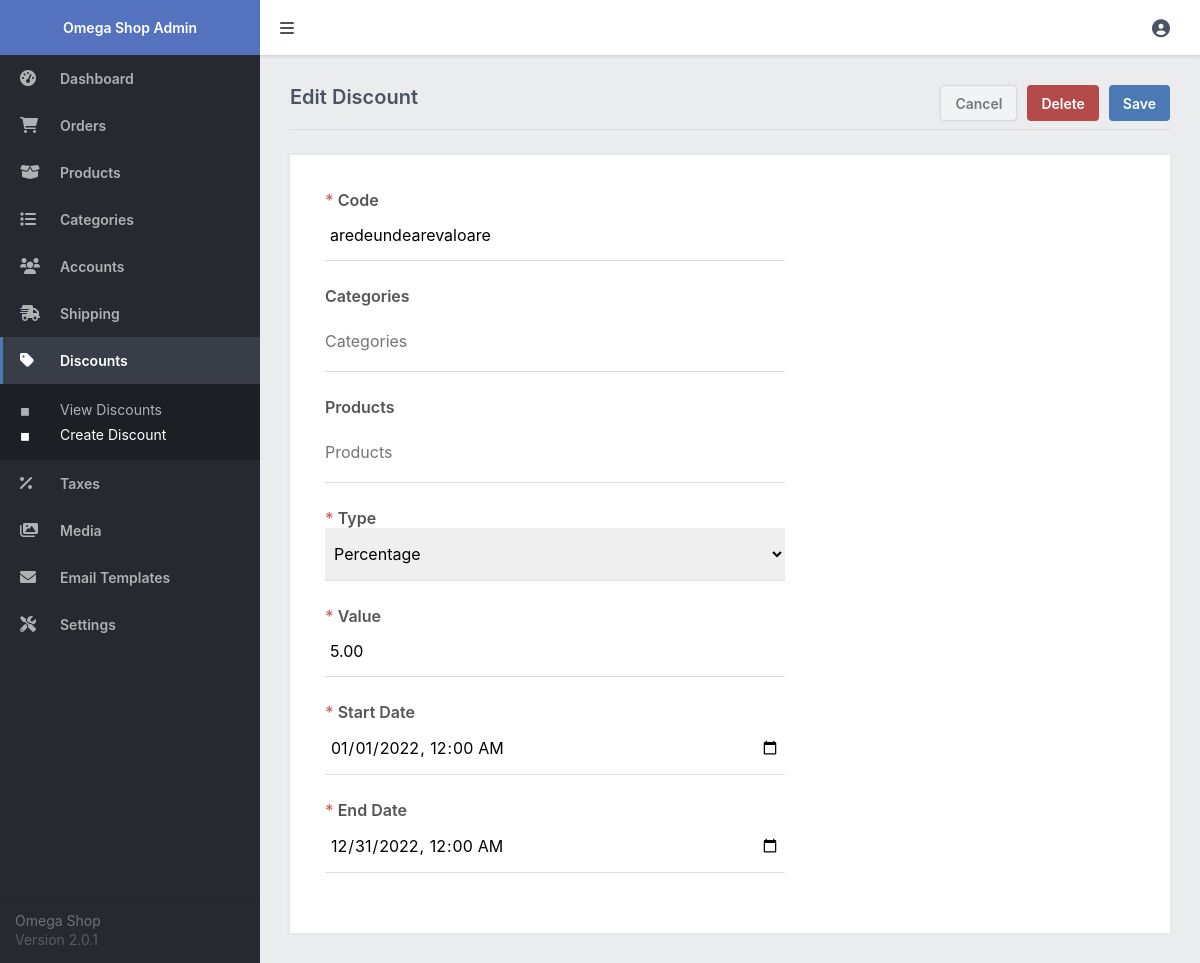
Screenshot of /admin/index.php?page=discount&id=1 (signed in) with the database file from the repository.
### tables this page shows
CREATE TABLE `discounts` (
  `id` int(11) NOT NULL,
  `category_ids` varchar(50) NOT NULL,
  `product_ids` varchar(50) NOT NULL,
  `discount_code` varchar(50) NOT NULL,
  `discount_type` enum('Percentage','Fixed') NOT NULL,
  `discount_value` decimal(7,2) NOT NULL,
  `start_date` datetime NOT NULL,
  `end_date` datetime NOT NULL
);

### admin/index.php (called while the page is built, shortened)
<?php
include '../functions.php';
$page = isset($_GET['page']) && file_exists($_GET['page'] . '.php') ? $_GET['page'] : 'dashboard';
include $page . '.php';
?>

### admin/discount.php (the view, shortened to what this page needs)
<?php
$discount = [
    'category_ids' => '',
    'product_ids' => '',
    'discount_code' => '',
    'discount_type' => 'Percentage',
    'discount_value' => 0,
    'start_date' => date('Y-m-d\TH:i'),
    'end_date' => date('Y-m-d\TH:i', strtotime('+1 month', strtotime(date('Y-m-d\TH:i')))),
    'categories' => [],
    'products' => []
];
$types = ['Percentage', 'Fixed'];
if (isset($_GET['id'])) {
    $page = 'Edit';
    $stmt = $pdo->prepare('SELECT * FROM discounts WHERE id = ?');
    $stmt->execute([ $_GET['id'] ]);
    $discount = $stmt->fetch(PDO::FETCH_ASSOC);
    $stmt = $pdo->prepare('SELECT c.name, c.id FROM discounts d JOIN categories c ON FIND_IN_SET(c.id, d.category_ids) WHERE d.id = ?');
    $stmt->execute([ $_GET['id'] ]);
    $discount['categories'] = $stmt->fetchAll(PDO::FETCH_ASSOC);
    $stmt = $pdo->prepare('SELECT p.name, p.id FROM discounts d JOIN products p ON FIND_IN_SET(p.id, d.product_ids) WHERE d.id = ?');
    $stmt->execute([ $_GET['id'] ]);
    $discount['products'] = $stmt->fetchAll(PDO::FETCH_ASSOC);
}
?>
<?=template_admin_header($page . ' Discount', 'discounts', 'manage')?>
<form action="" method="post">
    <div class="content-title responsive-flex-wrap responsive-pad-bot-3">
        <h2 class="responsive-width-100"><?=$page?> Discount</h2>
        <a href="index.php?page=discounts" class="btn alt mar-right-2">Cancel</a>
        <?php if ($page == 'Edit'): ?>
        <input type="submit" name="delete" value="Delete" class="btn red mar-right-2" onclick="return confirm('Are you sure you want to delete this discount?')">
        <?php endif; ?>
        <input type="submit" name="submit" value="Save" class="btn">
    </div>
    <div class="content-block">
        <div class="form responsive-width-100">
            <label for="code"><i class="required">*</i> Code</label>
            <input id="code" type="text" name="discount_code" placeholder="Code" value="<?=$discount['discount_code']?>" required>
            <label for="categories">Categories</label>
            <div class="multiselect" data-name="categories[]">
                <input type="text" class="search" id="categories" placeholder="Categories">
            </div>
            <label for="products">Products</label>
            <div class="multiselect" data-name="products[]">
                <input type="text" class="search" id="products" placeholder="Products">
            </div>
            <label for="type"><i class="required">*</i> Type</label>
            <select id="type" name="discount_type">
                <?php foreach ($types as $type): ?>
                <option value="<?=$type?>"<?=$discount['discount_type']==$type?' selected':''?>><?=$type?></option>
                <?php endforeach; ?>
            </select>
            <label for="discount_value"><i class="required">*</i> Value</label>
            <input id="discount_value" type="number" name="discount_value" placeholder="Value" min="0" step=".01" value="<?=$discount['discount_value']?>" required>
            <label for="start_date"><i class="required">*</i> Start Date</label>
            <input id="start_date" type="datetime-local" name="start_date" placeholder="Start Date" value="<?=date('Y-m-d\TH:i', strtotime($discount['start_date']))?>" required>
            <label for="end_date"><i class="required">*</i> End Date</label>
            <input id="end_date" type="datetime-local" name="end_date" placeholder="End Date" value="<?=date('Y-m-d\TH:i', strtotime($discount['end_date']))?>" required>
        </div>
    </div>
</form>
<?=template_admin_footer()?>

### admin/admin.css (style rules this page uses)
* { box-sizing: border-box; font-family: -apple-system, BlinkMacSystemFont, "segoe ui", roboto, oxygen, ubuntu, cantarell, "fira sans", "droid sans", "helvetica neue", Arial, sans-serif; font-size: 16px; }
html { height: 100%; }
body { position: relative; min-height: 100%; color: #555555; background-color: #ebeced; margin: 0; }
h1, h2, h3, h4, h5 { color: #4a5361; margin: 0; padding: 0; }
main h2 { font-size: 20px; padding-bottom: 20px; font-weight: 600; }
main .content-title { border-bottom: 1px solid #dbdddf; display: flex; }
main .content-title h2 { flex: 1; }
main .content-title .btn { height: 36px; }
main .content-block { background-color: #fff; margin-top: 25px; padding: 15px; box-shadow: 0px 0px 5px 1px rgba(0, 0, 0, 0.03); overflow: hidden; }
main .form { display: flex; flex-flow: column; width: 500px; padding: 20px; }
main .form input[type="text"], main .form input[type="password"], main .form input[type="datetime-local"], main .form input[type="email"], main .form input[type="number"], main .form textarea, main .form select { width: 100%; padding: 15px 5px; margin-bottom: 25px; border: 0; border-bottom: 1px solid #dedfe1; }
main .form label { display: block; font-weight: 600; }
main .form label .required { font-style: normal; color: #e26060; }
main .form .multiselect { position: relative; display: flex; flex-flow: wrap; border-bottom: 1px solid #dedfe1; padding-bottom: 10px; margin: 15px 0 25px 0; margin-bottom: 25px; }
main .form .multiselect input { height: 40px; width: 80px; flex-grow: 1; padding: 0; margin: 0; outline: 0; border: 0; }
.btn { display: inline-flex; align-items: center; justify-content: center; text-decoration: none; appearance: none; cursor: pointer; border: 0; background: #4a79b4; color: #ffffff; padding: 0 14px; font-size: 14px; font-weight: 600; border-radius: 4px; height: 38px; }
.btn.red { background: #b44a4a; }
.btn.alt { color: #75797e; border: 1px solid #d4dbde; box-shadow: 0px 0px 3px 1px rgba(0, 0, 0, 0.03); background: #f1f3f4; }
.mar-right-2 { margin-right: 10px; }

### rows the page displays
discounts: discount_code "aredeundearevaloare", discount_type "Percentage", discount_value "5.00", start_date "01/01/2022 00:00", end_date "12/31/2022 00:00"

### other values shown
$page "Edit"
